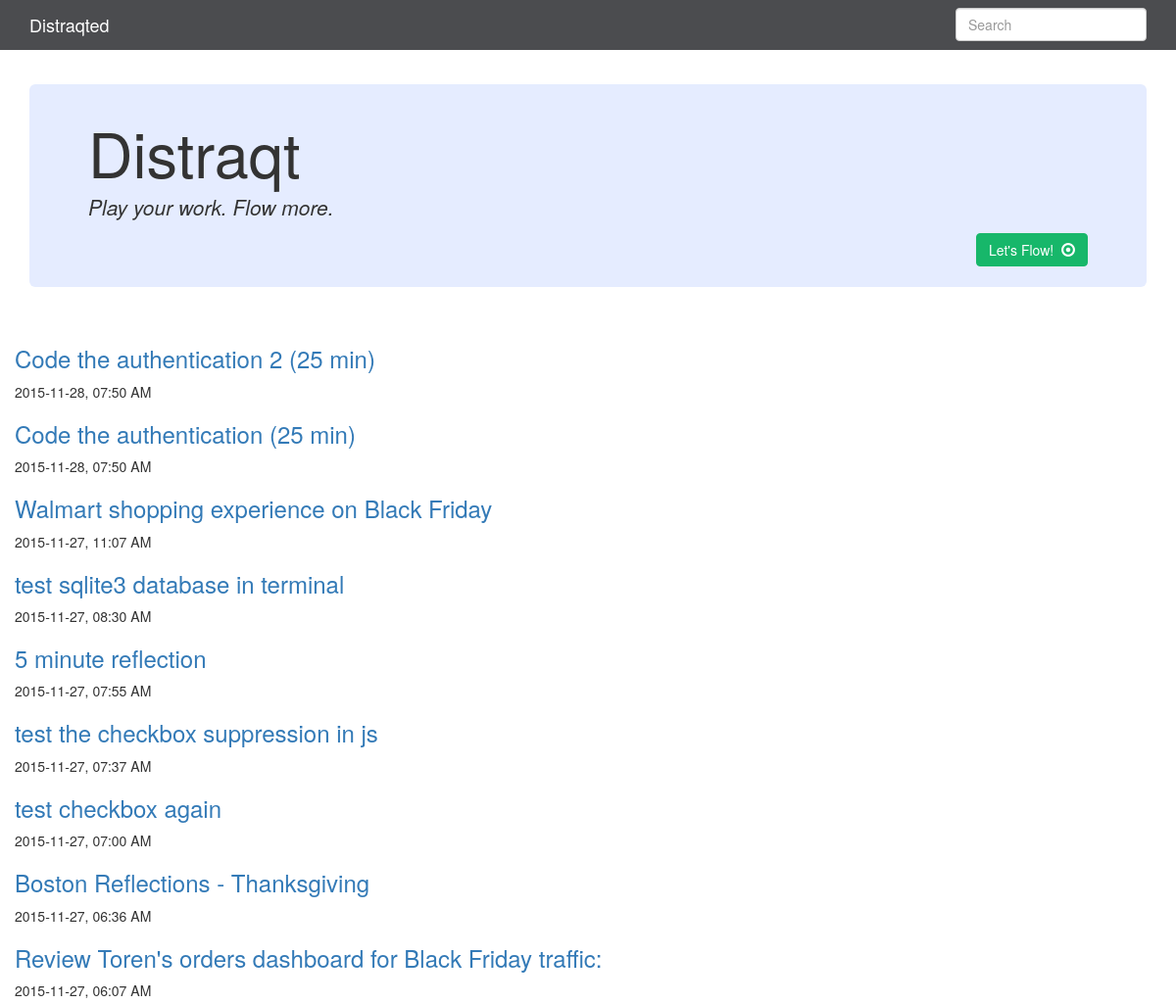
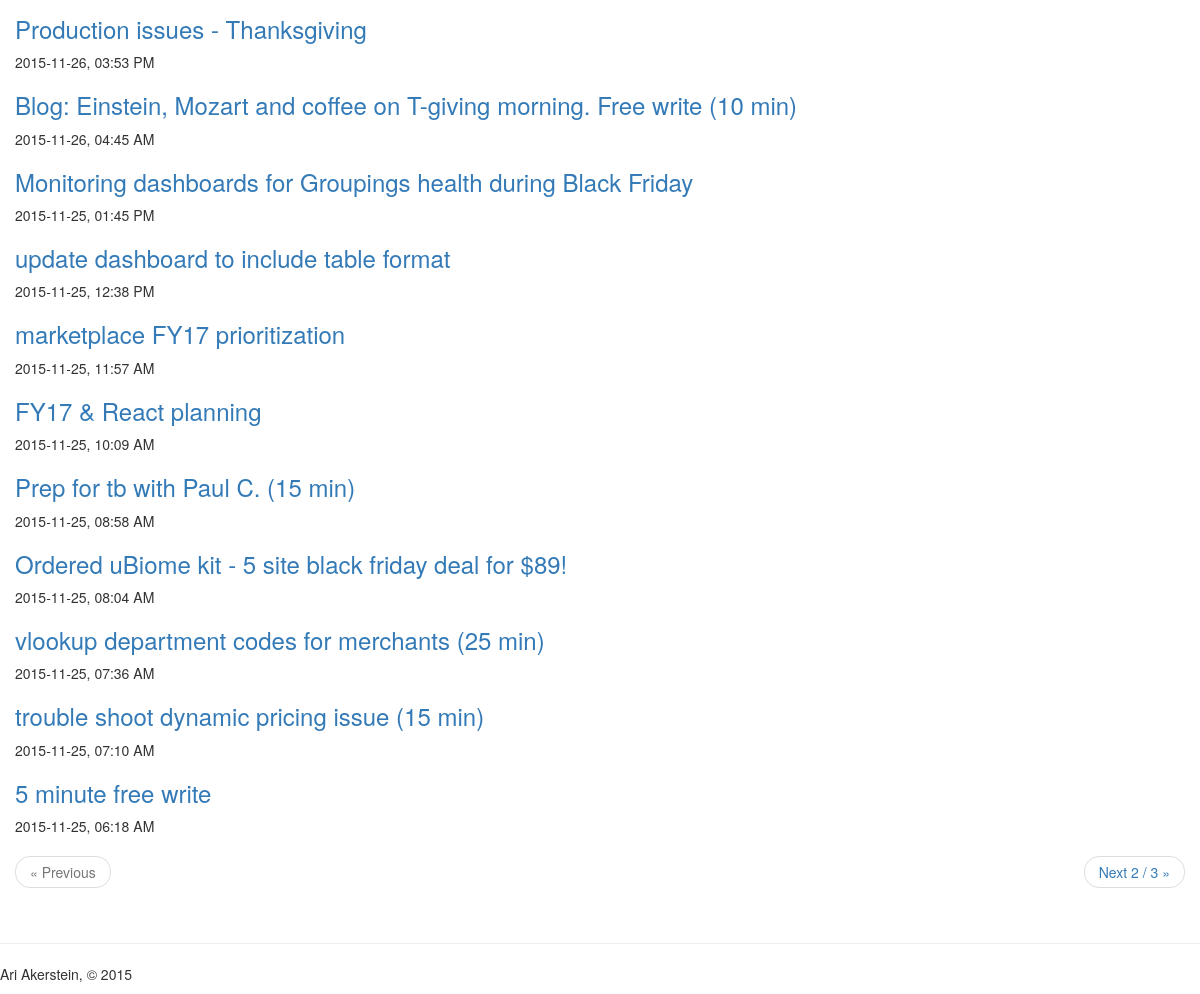
The page / on the database its author committed (2 pictures, top to bottom).
### app.py (models this page shows, shortened)
class Entry(flask_db.Model):
    title = CharField()
    slug = CharField(unique=True)
    content = TextField()
    published = BooleanField(index=True)
    timestamp = DateTimeField(default=datetime.datetime.now, index=True)
    @classmethod
    def public(cls):
        return Entry.select().where(Entry.published == True)

### app.py (the view)
@app.route('/')
def index():
    search_query = request.args.get('q')
    if search_query:
        query = Entry.search(search_query)
    else:
        query = Entry.public().order_by(Entry.timestamp.desc())
    return object_list(
        'index.html',
        query,
        search=search_query,
        check_bounds=False)

### app.py (called while the page is built)
@app.template_filter('clean_querystring')
def clean_querystring(request_args, *keys_to_remove, **new_values):
    querystring = dict((key, value) for key, value in request_args.items())
    for key in keys_to_remove:
        querystring.pop(key, None)
    querystring.update(new_values)
    return urllib.urlencode(querystring)

### templates/index.html (shortened to what this page needs)
{% extends "base.html" %}
{% block content %}
  {% for entry in object_list %}
    {% if search %}
      {% set entry = entry.entry %}
    {% endif %}
    <h3>
      <a href="{% if entry.published %}{{ url_for('detail', slug=entry.slug) }}{% else %}{{ url_for('edit', slug=entry.slug) }}{% endif %}">
        {{ entry.title }}
      </a>
    </h3>
    <p>{{ entry.timestamp.strftime('%Y-%m-%d, %I:%M %p') }}</p>
  {% else %}
    <p>No entries have been created yet.</p>
  {% endfor %}
  {% include "includes/pagination.html" %}
{% endblock %}

### templates/base.html (shortened to what this page needs)
<!doctype html>
<html>
  <head>
    <link rel=stylesheet type=text/css href="{{ url_for('static', filename='css/bootstrap.min.css') }}" />
    <link rel=stylesheet type=text/css href="{{ url_for('static', filename='css/hilite.css') }}" />
  </head>
  <body>
    <div class="navbar navbar-default navbar-static-top" role="navigation">
      <div class="container">
        <div class="navbar-header">
          <a class="navbar-brand" href="{{ url_for('index') }}">Distraqted</a>
        </div>
        <div class="navbar-collapse collapse">
          {% block search_bar %}
            <form action="{{ url_for('index') }}" class="navbar-form navbar-right" id="search-form" method="get" role="search">
              <div class="form-group">
                <input class="form-control" name="q" placeholder="Search" type="text" value="{% if search %}{{ search }}{% endif %}">
              </div>
            </form>
          {% endblock %}
        </div>
      </div>
    </div>
    <div class="panel-body">
<div class="container content">
  <div class="jumbotron" id="JumbotronBrand"><h1>Distraqt<h4><p><i>Play your work. Flow more.</p></i></h4></h1>
<a
        <button type="button" class="btn btn-primary pull-right"
        href="{{ url_for('create') }}">Let's Flow!&nbsp;
        <span class="glyphicon glyphicon-record" aria-hidden="true">
        </span>
        </a></button>
        <br></br>
</div>
</div>
      {% block page_header %}
      <br></br>
      {% endblock %}
      {% block content %}{% endblock %}
</div>
{% block footer %}
      <footer>
        <hr />
        <p>Ari Akerstein, &copy; 2015</p>
      </footer>
{% endblock %}
  </body>
</html>

### templates/includes/pagination.html
{% if pagination.get_page_count() > 1 %}
<ul class="pager">
  {% if pagination.get_page() > 1 %}
    <li class="previous"><a href="./?{{ request.args|clean_querystring('page', page=pagination.get_page() - 1) }}">&laquo; Previous {{ pagination.get_page() - 1 }} / {{ pagination.get_page_count() }}</a></li>
  {% else %}
    <li class="previous disabled"><a href="#">&laquo; Previous</a></li>
  {% endif %}
  {% if pagination.get_page_count() > pagination.get_page() %}
    <li class="next"><a href="./?{{ request.args|clean_querystring('page', page=pagination.get_page() + 1) }}">Next {{ pagination.get_page() + 1 }} / {{ pagination.get_page_count() }} &raquo;</a></li>
  {% else %}
    <li class="next disabled"><a href="#">Next &raquo;</a></li>
  {% endif %}
</ul>
{% endif %}

### rows shown on the page
Entry: title "Code the authentication 2 (25 min)", timestamp "2015-11-28, 07:50 AM"
Entry: title "Code the authentication (25 min)", timestamp "2015-11-28, 07:50 AM"
Entry: title "Walmart shopping experience on Black Friday", timestamp "2015-11-27, 11:07 AM"
Entry: title "test sqlite3 database in terminal", timestamp "2015-11-27, 08:30 AM"
Entry: title "5 minute reflection", timestamp "2015-11-27, 07:55 AM"
Entry: title "test the checkbox suppression in js", timestamp "2015-11-27, 07:37 AM"
Entry: title "test checkbox again", timestamp "2015-11-27, 07:00 AM"
Entry: title "Boston Reflections - Thanksgiving", timestamp "2015-11-27, 06:36 AM"
Entry: title "Review Toren's orders dashboard for Black Friday traffic:", timestamp "2015-11-27, 06:07 AM"
Entry: title "Production issues - Thanksgiving", timestamp "2015-11-26, 03:53 PM"
Entry: title "Blog: Einstein, Mozart and coffee on T-giving morning. Free write (10 min)", timestamp "2015-11-26, 04:45 AM"
Entry: title "Monitoring dashboards for Groupings health during Black Friday", timestamp "2015-11-25, 01:45 PM"
Entry: title "update dashboard to include table format", timestamp "2015-11-25, 12:38 PM"
Entry: title "marketplace FY17 prioritization", timestamp "2015-11-25, 11:57 AM"
Entry: title "FY17 & React planning", timestamp "2015-11-25, 10:09 AM"
Entry: title "Prep for tb with Paul C. (15 min)", timestamp "2015-11-25, 08:58 AM"
Entry: title "Ordered uBiome kit - 5 site black friday deal for $89!", timestamp "2015-11-25, 08:04 AM"
Entry: title "vlookup department codes for merchants (25 min)", timestamp "2015-11-25, 07:36 AM"
Entry: title "trouble shoot dynamic pricing issue (15 min)", timestamp "2015-11-25, 07:10 AM"
Entry: title "5 minute free write", timestamp "2015-11-25, 06:18 AM"

### other values the page prints
{{ pagination.get_page() + 1 }} "2"
{{ pagination.get_page_count() }} "3"
